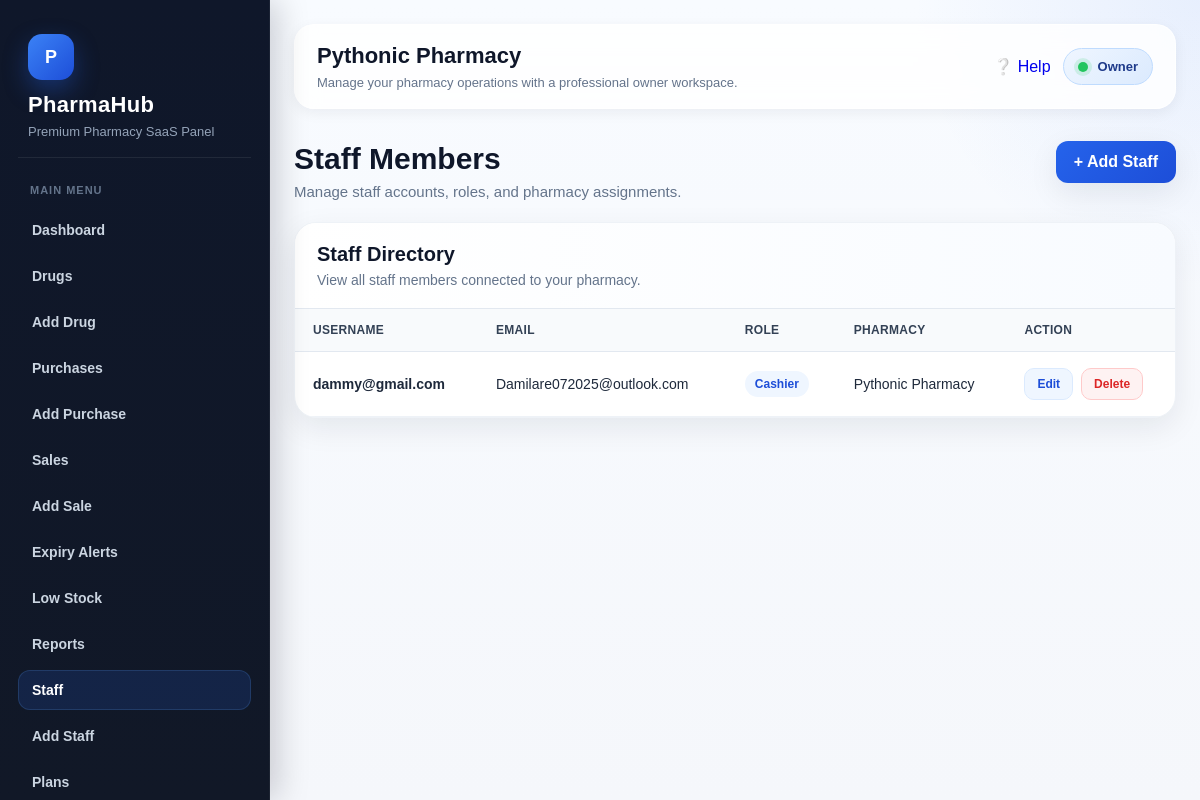
Before: /accounts/staff/ (signed in) with the older database file.
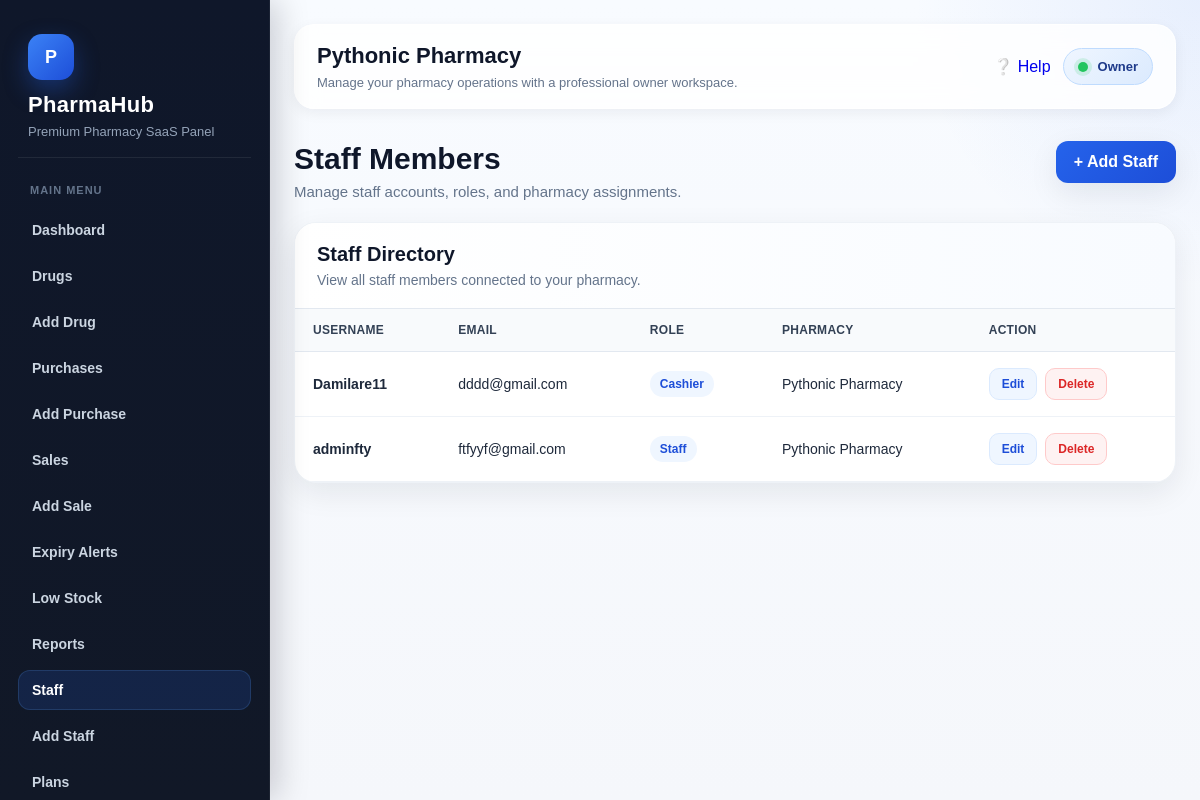
After: the same page with the newer database file.
### accounts/models.py (models this page shows, shortened)
class User(AbstractUser):
    ROLE_CHOICES = (
        ('owner', 'Owner'),
        ('admin', 'Admin'),
        ('pharmacist', 'Pharmacist'),
        ('cashier', 'Cashier'),
        ('staff', 'Staff'),
    )
    pharmacy = models.ForeignKey(
        Pharmacy,
        on_delete=models.CASCADE,
        related_name='users',
        null=True,
        blank=True
    )
    role = models.CharField(max_length=20, choices=ROLE_CHOICES, default='staff')

### pharmacies/models.py (models this page shows, shortened)
class Pharmacy(models.Model):
    name = models.CharField(max_length=255)
    email = models.EmailField(unique=True)
    phone = models.CharField(max_length=20, blank=True, null=True)
    address = models.TextField(blank=True, null=True)
    is_active = models.BooleanField(default=True)
    is_suspended_by_owner = models.BooleanField(default=False)
    suspension_reason = models.CharField(max_length=255, blank=True, null=True)
    created_at = models.DateTimeField(auto_now_add=True)
    class Meta:
        ordering = ['name']

### accounts/views.py (the view)
# urls.py: path('staff/', staff_list, name='staff_list'),
@login_required
@user_passes_test(admin_required)
def staff_list(request):
    staff_members = User.objects.filter(
        pharmacy=request.user.pharmacy
    ).exclude(
        role='owner'
    ).order_by('username')
    return render(request, 'accounts/staff_list.html', {
        'staff_members': staff_members
    })

### templates/accounts/staff_list.html (shortened to what this page needs)
{% extends 'base.html' %}
{% block content %}
<div class="page-shell">
    <div class="page-header">
        <div>
            <h2>Staff Members</h2>
            <p>Manage staff accounts, roles, and pharmacy assignments.</p>
        </div>
        <a href="{% url 'add_staff' %}" class="btn-main">+ Add Staff</a>
    </div>
    <div class="table-card">
        <div class="table-card-header">
            <h3>Staff Directory</h3>
            <p>View all staff members connected to your pharmacy.</p>
        </div>
        <div class="table-wrap">
            <table class="premium-table">
                <thead>
                    <tr>
                        <th>Username</th>
                        <th>Email</th>
                        <th>Role</th>
                        <th>Pharmacy</th>
                        <th>Action</th>
                    </tr>
                </thead>
                <tbody>
                    {% for staff in staff_members %}
                    <tr>
                        <td><strong>{{ staff.username }}</strong></td>
                        <td>{{ staff.email }}</td>
                        <td><span class="role-badge">{{ staff.role }}</span></td>
                        <td>{{ staff.pharmacy.name }}</td>
                        <td>
                            <div class="action-group">
                                <a href="{% url 'edit_staff' staff.pk %}" class="action-btn edit">Edit</a>
                                {% if staff.role != 'owner' %}
                                    <a href="{% url 'delete_staff' staff.pk %}" class="action-btn delete">Delete</a>
                                {% endif %}
                            </div>
                        </td>
                    </tr>
                    {% empty %}
                    <tr>
                        <td colspan="5" class="empty-state">No staff members found.</td>
                    </tr>
                    {% endfor %}
                </tbody>
            </table>
        </div>
    </div>
</div>
{% endblock %}

### templates/base.html (shortened to what this page needs)
<!DOCTYPE html>
<html lang="en">
<head>
</head>
<body>
{% if user.is_authenticated %}
    <div class="layout">
        <aside class="sidebar">
            <div class="brand-box">
                <div class="brand-logo">P</div>
                <h1 class="brand-title">PharmaHub</h1>
                <p class="brand-subtitle">Premium Pharmacy SaaS Panel</p>
            </div>
            <div class="nav-section">
                <div class="nav-label">Main Menu</div>
                {% if user.role == 'owner' or user.role == 'staff' or user.role == 'cashier' or user.role == 'pharmacist' %}
                    <a href="{% url 'dashboard' %}">Dashboard</a>
                    <a href="{% url 'drug_list' %}">Drugs</a>
                {% endif %}
                {% if user.role == 'owner' %}
                    <a href="{% url 'add_drug' %}">Add Drug</a>
                    <a href="{% url 'purchase_list' %}">Purchases</a>
                    <a href="{% url 'add_purchase' %}">Add Purchase</a>
                    <a href="{% url 'sale_list' %}">Sales</a>
                    <a href="{% url 'add_sale' %}">Add Sale</a>
                    <a href="{% url 'expiry_alerts' %}">Expiry Alerts</a>
                    <a href="{% url 'low_stock' %}">Low Stock</a>
                    <a href="{% url 'report_home' %}">Reports</a>
                    <a href="{% url 'staff_list' %}">Staff</a>
                    <a href="{% url 'add_staff' %}">Add Staff</a>
                    <a href="{% url 'plan_list' %}">Plans</a>
                {% elif user.role == 'cashier' or user.role == 'pharmacist' or user.role == 'staff' %}
                    <a href="{% url 'sale_list' %}">Sales</a>
                    <a href="{% url 'add_sale' %}">Add Sale</a>
                    <a href="{% url 'purchase_list' %}">Purchases</a>
                    <a href="{% url 'add_purchase' %}">Add Purchase</a>
                {% endif %}
            </div>
        </aside>
        <main class="main">
            <div class="topbar">
                <div class="topbar-content">
                    <div class="topbar-left">
                        <h2>
                            {% if user.is_authenticated and user.pharmacy %}
                                {{ user.pharmacy.name }}
                            {% else %}
                                Dashboard
                            {% endif %}
                        </h2>
                        <p>Manage your pharmacy operations with a professional owner workspace.</p>
                    </div>
                    <div class="topbar-right">
                        {% url 'help' as help_url %}
                        <a href="{{ help_url }}" class="topbar-help-btn {% if request.path == help_url %}active{% endif %}">
                            <span>❔</span>
                            <span>Help</span>
                        </a>
                        <div class="user-badge">
                            <span class="dot"></span>
                            {{ user.role|title }}
                        </div>
                    </div>
                </div>
            </div>
            {% block content %}{% endblock %}
        </main>
    </div>
{% endif %}
</body>
</html>

### templates/base.html (style rules this page uses)
:root { --bg: #f5f7fb; --surface: #ffffff; --surface-2: #f8fafc; --border: #e5e7eb; --text: #0f172a; --muted: #64748b; --primary: #2563eb; --primary-dark: #1d4ed8; --success-bg: #dcfce7; --success-text: #166534; --error-bg: #fee2e2; --error-text: #991b1b; --warning: #ea580c; --danger: #dc2626; --sidebar-top: #0f172a; --sidebar-bottom: #111827; --sidebar-text: #cbd5e1; --sidebar-active-bg: rgba(37, 99, 235, 0.16); --sidebar-active-text: #ffffff; --shadow-sm: 0 4px 14px rgba(15, 23, 42, 0.06); --shadow-md: 0 10px 30px rgba(15, 23, 42, 0.08); --shadow-lg: 0 20px 45px rgba(15, 23, 42, 0.12); --radius-sm: 10px; --radius-md: 16px; --radius-lg: 22px; --transition: all 0.25s ease; }
* { box-sizing: border-box; }
html { scroll-behavior: smooth; }
body { margin: 0; font-family: Arial, sans-serif; background: radial-gradient(circle at top right, rgba(37, 99, 235, 0.08), transparent 20%), linear-gradient(180deg, #f8fbff 0%, var(--bg) 100%); color: var(--text); min-height: 100vh; overflow-x: hidden; }
a { text-decoration: none; }
.layout { display: flex; min-height: 100vh; }
.sidebar { width: 270px; background: linear-gradient(180deg, var(--sidebar-top) 0%, var(--sidebar-bottom) 100%); color: white; padding: 24px 18px; position: fixed; top: 0; left: 0; height: 100vh; overflow-y: auto; transition: var(--transition); z-index: 1000; border-right: 1px solid rgba(255,255,255,0.05); box-shadow: 8px 0 30px rgba(2, 6, 23, 0.18); }
.brand-box { padding: 10px 10px 18px; margin-bottom: 18px; border-bottom: 1px solid rgba(255,255,255,0.08); }
.brand-logo { display: inline-flex; align-items: center; justify-content: center; width: 46px; height: 46px; border-radius: 14px; background: linear-gradient(135deg, #3b82f6, #1d4ed8); color: #fff; font-weight: 700; font-size: 18px; box-shadow: 0 10px 25px rgba(37, 99, 235, 0.35); margin-bottom: 12px; }
.brand-title { margin: 0; font-size: 22px; color: #ffffff; letter-spacing: 0.3px; }
.brand-subtitle { margin: 6px 0 0; font-size: 13px; color: #94a3b8; }
.nav-section { margin-bottom: 18px; }
.nav-label { font-size: 11px; font-weight: 700; text-transform: uppercase; letter-spacing: 1px; color: #64748b; padding: 8px 12px; margin-bottom: 6px; }
.sidebar a { display: flex; align-items: center; gap: 10px; color: var(--sidebar-text); padding: 12px 14px; margin-bottom: 6px; border-radius: 12px; font-size: 14px; font-weight: 600; transition: var(--transition); }
.sidebar a.active-link { background: var(--sidebar-active-bg); color: var(--sidebar-active-text); box-shadow: inset 0 0 0 1px rgba(96, 165, 250, 0.18); }
.main { margin-left: 270px; width: calc(100% - 270px); min-height: 100vh; padding: 24px; transition: var(--transition); }
.topbar { background: rgba(255,255,255,0.82); backdrop-filter: blur(12px); border: 1px solid rgba(255,255,255,0.7); padding: 18px 22px; border-radius: 20px; margin-bottom: 24px; position: sticky; top: 14px; z-index: 30; box-shadow: var(--shadow-sm); }
.topbar-content { display: flex; align-items: center; justify-content: space-between; gap: 14px; flex-wrap: wrap; }
.topbar-left h2 { margin: 0; font-size: 22px; color: var(--text); }
.topbar-left p { margin: 6px 0 0; color: var(--muted); font-size: 13px; }
.topbar-right { display: flex; align-items: center; gap: 12px; flex-wrap: wrap; }
.user-badge { display: inline-flex; align-items: center; gap: 10px; background: linear-gradient(135deg, #eff6ff, #dbeafe); color: #1e3a8a; padding: 10px 14px; border-radius: 999px; font-size: 13px; font-weight: 700; border: 1px solid #bfdbfe; }
.dot { width: 10px; height: 10px; border-radius: 50%; background: #22c55e; box-shadow: 0 0 0 4px rgba(34, 197, 94, 0.15); }
.page-header { margin-bottom: 22px; }
.page-header h2 { margin: 0 0 8px; font-size: 30px; line-height: 1.2; }
.page-header p { margin: 0; color: var(--muted); font-size: 14px; }
table { width: 100%; border-collapse: collapse; min-width: 700px; }
table th, table td { padding: 14px 12px; border-bottom: 1px solid #eef2f7; text-align: left; font-size: 14px; }
table th { color: #334155; font-size: 13px; text-transform: uppercase; letter-spacing: 0.4px; background: #f8fafc; }

Changed rows visible on the page:
removed User: username "dammy@gmail.com", email "Damilare072025@outlook.com", role "Cashier", pharmacy.name "Pythonic Pharmacy", shows "Delete"
added User: username "Damilare11", email "dddd@gmail.com", role "Cashier", pharmacy.name "Pythonic Pharmacy", shows "Delete"
added User: username "adminfty", email "ftfyyf@gmail.com", role "Staff", pharmacy.name "Pythonic Pharmacy", shows "Delete"
